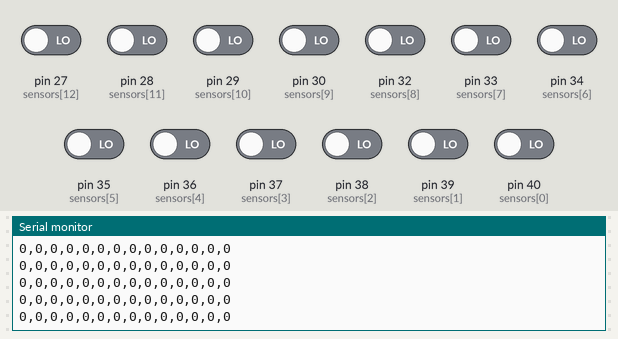
The sketch below on a simulated Arduino Mega 2560, built with avr-gcc and run on an emulated ATmega2560. On the bench: the last lines printed to the serial monitor. Inputs (shaded band) come from the test bench; at power-on: pin 27 (sensors[12]), pin 28 (sensors[11]), pin 29 (sensors[10]), pin 30 (sensors[9]), pin 32 (sensors[8]), pin 33 (sensors[7]), pin 34 (sensors[6]), pin 35 (sensors[5]), pin 36 (sensors[4]), pin 37 (sensors[3]), pin 38 (sensors[2]), pin 39 (sensors[1]), pin 40 (sensors[0]) LOW.

Above: at 1.2 s.
1.3 s: pin 27 (sensors[12]) driven HIGH
At 2.2 s:
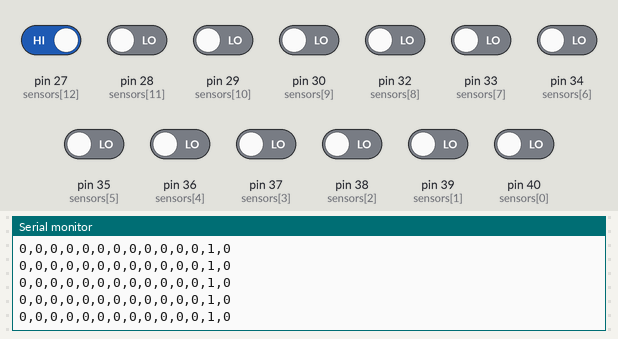
4.3 s: pin 28 (sensors[11]) driven HIGH
At 5.3 s:
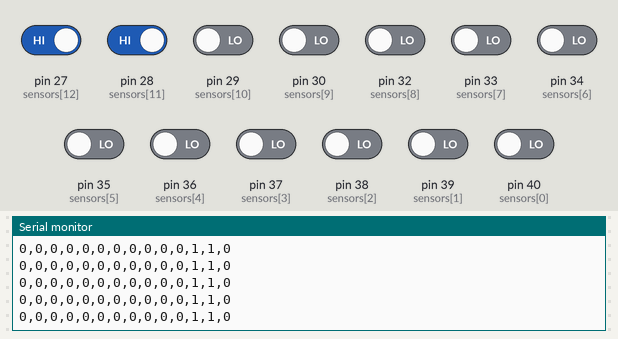
5.8 s: pin 29 (sensors[10]) driven HIGH
At 6.8 s:
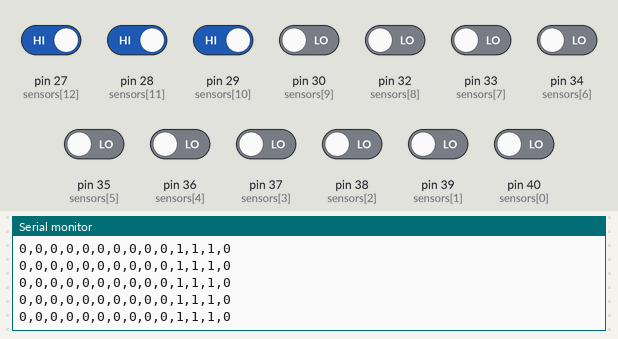
8.8 s: pin 30 (sensors[9]) driven HIGH
At 9.8 s:
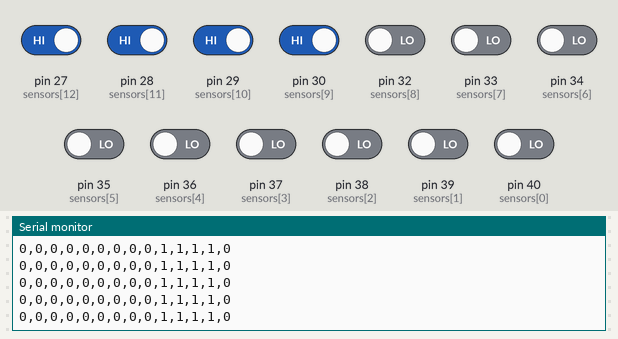
11.8 s: pin 32 (sensors[8]) driven HIGH
At 12.7 s:
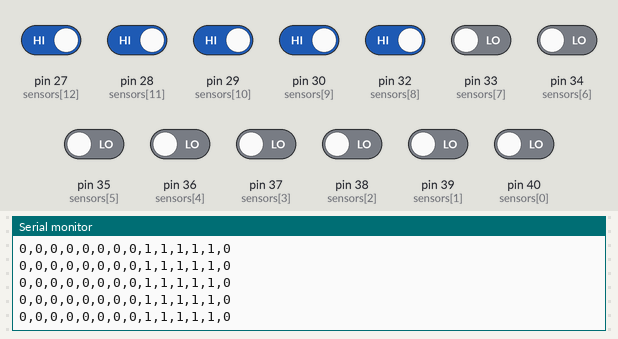
13.3 s: pin 33 (sensors[7]) driven HIGH
At 14.0 s:
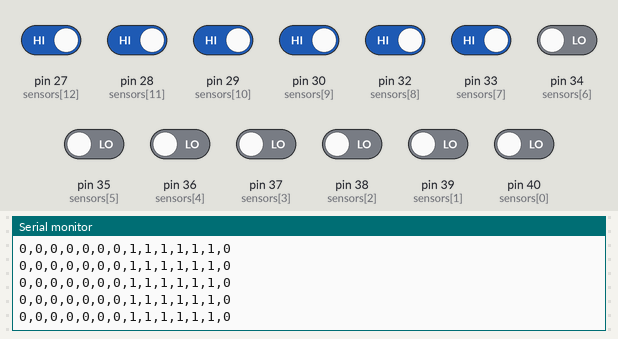

Measured:
- after the input at 1.3 s, the serial monitor: prints a new line after 0.06 s (image 1)
- after the input at 4.3 s, the serial monitor: prints a new line after 0.07 s (image 2)
- after the input at 5.8 s, the serial monitor: prints a new line after 0.08 s (image 3)
- after the input at 8.8 s, the serial monitor: prints a new line after 0.07 s (image 4)
- after the input at 11.8 s, the serial monitor: prints a new line after 0.08 s (image 5)
- after the input at 13.3 s, the serial monitor: prints a new line after 0.06 s (image 6)

The sketch:

testswipe.ino
```cpp
const int numSensors = 14;
const int sensors[numSensors] = {40,39,38,37,36,35,34,33,32,30,29,28,27};

void setup() {
  // 初始化串口通信
  Serial.begin(9600);

  // 初始化激光传感器引脚为输入
  for (int i = 0; i < numSensors; i++) {
    pinMode(sensors[i], INPUT);
  }
}

void loop() {
  // 用于存储每个引脚的状态
  String output = "";

  // 读取激光传感器的高低电平状态
  for (int i = 0; i < numSensors; i++) {
    int state = digitalRead(sensors[i]);
    output += String(state);

    // 如果不是最后一个引脚，则在状态之间添加逗号
    if (i < numSensors-1) {
      output += ",";
    }
  }

  // 输出状态
  Serial.println(output);

  // 等待一段时间再进行下一次读取
  delay(10);
}
```
